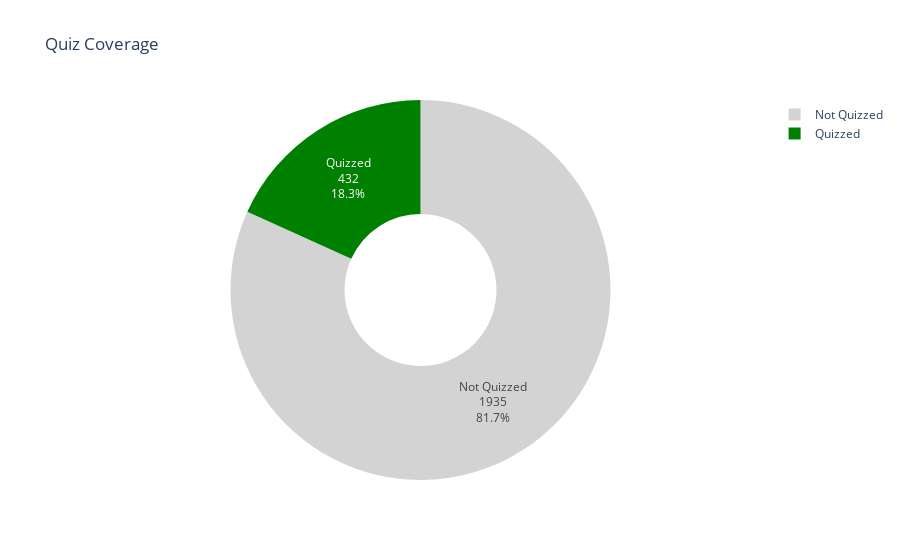

Here is the notebook cell this chart was saved with:
### Code cell
# 8) Quiz Coverage - Words Quizzed vs Not Quizzed
quizzed = (df['Quiz Attempts'] > 0).sum()
not_quizzed = (df['Quiz Attempts'] == 0).sum()

fig8 = go.Figure(go.Pie(
    labels=['Quizzed', 'Not Quizzed'],
    values=[quizzed, not_quizzed],
    marker_colors=['green', 'lightgray'],
    textinfo='label+percent+value',
    hole=0.4
))
fig8.update_layout(title='Quiz Coverage')
fig8.show()

### Figure 1 — Plotly figure (JSON) as saved in the notebook; plotly's stock layout.template omitted (floating-point values rounded to 4 significant figures)
{"data": [{"hole": 0.4, "labels": ["Quizzed", "Not Quizzed"], "marker": {"colors": ["green", "lightgray"]}, "textinfo": "label+percent+value", "type": "pie", "values": [432, 1935]}], "layout": {"title": {"text": "Quiz Coverage"}}}
